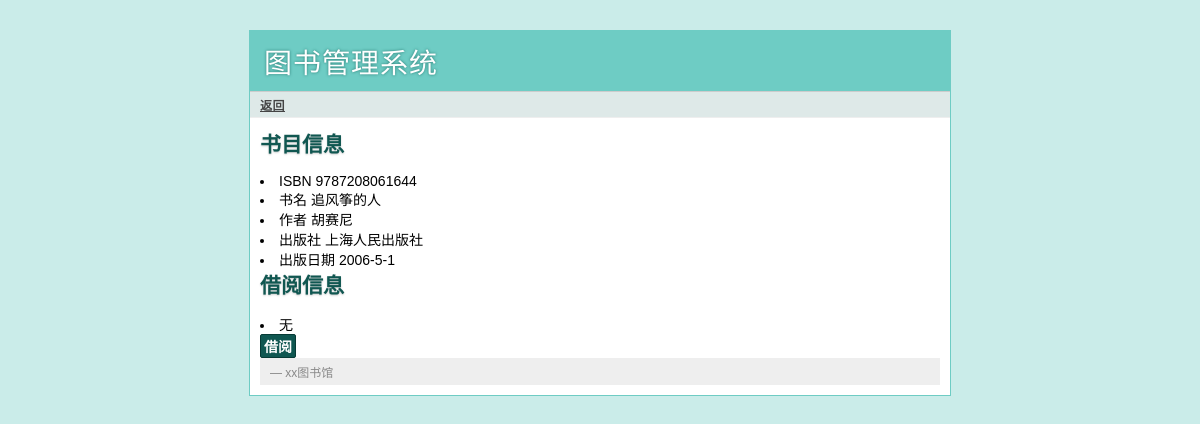
The app's page /reader/book/9787208061644 (signed in) with its own data.
### tables this page shows
CREATE TABLE books(
       book_id text primary key,
       book_name text not null,
       author text not null,
       publish_com text not null,
       publish_date text not null
);

### book.py (the view, shortened to what this page needs)
@app.route('/reader/book/<id>', methods=['GET', 'POST'])
def reader_book(id):
	reader_judge()
	error = None
	book = query_db('''select * from books where book_id = ?''', [id], one=True)
	reader = query_db('''select * from borrows where book_id = ?''', [id], one=True)
	count  = query_db('''select count(book_id) from borrows where user_name = ? ''',
			  [g.user], one = True)
	current_time = time.strftime('%Y-%m-%d',time.localtime(time.time()))
	return_time = time.strftime('%Y-%m-%d',time.localtime(time.time() + 2600000))
	return render_template('reader_book.html', book = book, reader = reader, error = error)

### book.py (called while the page is built)
def get_db():
	top = _app_ctx_stack.top
	if not hasattr(top, 'sqlite_db'):
		top.sqlite_db = sqlite3.connect(app.config['DATABASE'])
		top.sqlite_db.row_factory = sqlite3.Row
	return top.sqlite_db

@app.teardown_appcontext
def close_database(exception):
	top = _app_ctx_stack.top
	if hasattr(top, 'sqlite_db'):
		top.sqlite_db.close()

def query_db(query, args=(), one=False):
	cur = get_db().execute(query, args)
	rv = cur.fetchall()
	return (rv[0] if rv else None) if one else rv

@app.before_request
def before_request():
	g.user = None
	if 'user_id' in session:
		g.user = session['user_id']

def reader_judge():
	if not session['user_id']:
		error = 'Invalid reader, please login'
		return render_template('reader_login.html', error = error)

### templates/reader_book.html (shortened to what this page needs)
{% extends 'layout.html' %}
{% block link %}
	{% if book %}
	<a href="{{ url_for('reader')}}"> 返回 </a>
	{% endif %}
{% endblock %}
{% block body %}
	<h2> 书目信息 </h2>
	{% if book %}
	<li> ISBN            	{{book.book_id}} </li>
	<li> 书名        		{{book.book_name}} </li>
	<li> 作者        		{{book.author}} </li>
	<li> 出版社     	{{book.publish_com}} </li>
	<li> 出版日期   	{{book.publish_date}} </li>
	{% endif %}
	<div >
	  <h2 > 借阅信息 </h2>
	  {% if reader  %}
	  <li> 借阅者姓名 {{reader.user_name}}</li>
	  <li> 借阅日期  {{reader.date_borrow}}</li>
	  <li> 还书日期  {{reader.date_return}}</li>
	  {% else %}
	  <li> 无 </li>
	  {% endif %}
	  <form action="" method=post>
	    <div class=actions>
	      <input type=submit value="借阅">
	    </div>
	  </form>
{% endblock %}

### static/style.css (style rules this page uses)
a { color: #26776F; }
input[type="submit"] { background: #105751; border: 1px solid #073B36; padding: 1px 3px; font-family: 'Trebuchet MS', sans-serif; font-size: 14px; font-weight: bold; -moz-border-radius: 2px; -webkit-border-radius: 2px; color: white; }
div.page div.navigation a { color: #444; font-weight: bold; }
div.page h2 { margin: 0 0 15px 0; color: #105751; text-shadow: 0 1px 2px #ccc; }

### records on screen
books: book_id "9787208061644", book_name "追风筝的人", author "胡赛尼", publish_com "上海人民出版社", publish_date "2006-5-1"
